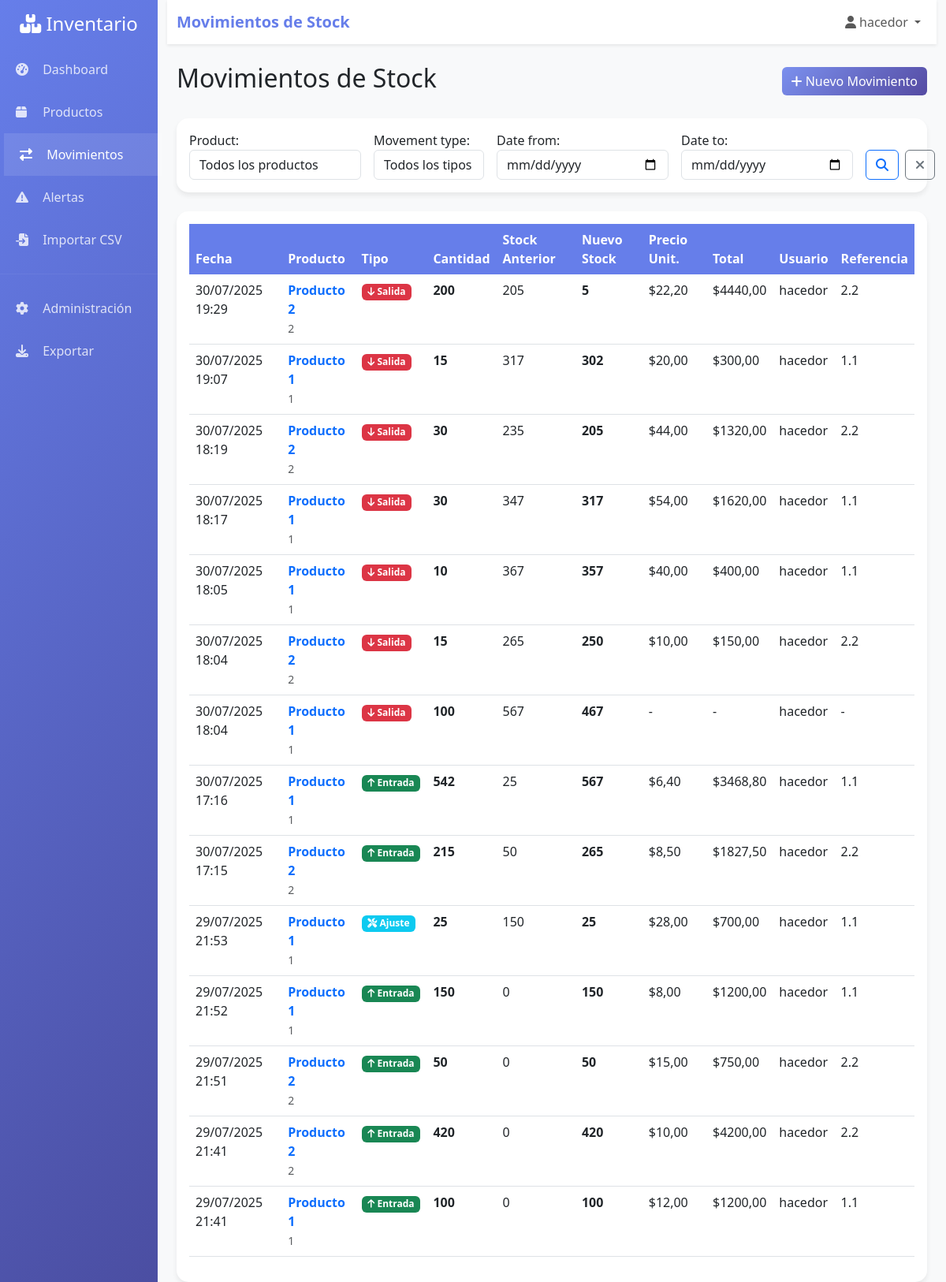
The page /movements/ (signed in) on the database its author committed.
### inventory/models.py (models this page shows, shortened)
class StockMovement(models.Model):
    MOVEMENT_TYPES = [
        ('IN', 'Entrada'),
        ('OUT', 'Salida'),
        ('ADJ', 'Ajuste'),
    ]
    product = models.ForeignKey(Product, on_delete=models.CASCADE, verbose_name="Producto")
    movement_type = models.CharField(
        max_length=3,
        choices=MOVEMENT_TYPES,
        verbose_name="Tipo de movimiento"
    )
    quantity = models.IntegerField(
        validators=[MinValueValidator(1)],
        verbose_name="Cantidad"
    )
    unit_price = models.DecimalField(
        max_digits=10,
        decimal_places=2,
        null=True,
        blank=True,
        validators=[MinValueValidator(Decimal('0.00'))],
        verbose_name="Precio unitario"
    )
    total_value = models.DecimalField(
        max_digits=12,
        decimal_places=2,
        null=True,
        blank=True,
        verbose_name="Valor total"
    )
    reference = models.CharField(
        max_length=100,
        blank=True,
        verbose_name="Referencia"
    )
    notes = models.TextField(blank=True, verbose_name="Notas")
    created_by = models.ForeignKey(
        User,
        on_delete=models.CASCADE,
        verbose_name="Creado por"
    )
    created_at = models.DateTimeField(auto_now_add=True, verbose_name="Fecha")
    previous_stock = models.IntegerField(verbose_name="Stock anterior")
    new_stock = models.IntegerField(default=0, verbose_name="Nuevo stock")
    class Meta:
        verbose_name = "Movimiento de stock"
        verbose_name_plural = "Movimientos de stock"
        ordering = ['-created_at']

class Product(models.Model):
    code = models.CharField(max_length=50, unique=True, verbose_name="Código")
    name = models.CharField(max_length=200, verbose_name="Nombre")
    description = models.TextField(blank=True, verbose_name="Descripción")
    category = models.ForeignKey(Category, on_delete=models.CASCADE, verbose_name="Categoría")
    supplier = models.ForeignKey(Supplier, on_delete=models.CASCADE, verbose_name="Proveedor")
    unit_price = models.DecimalField(
        max_digits=10,
        decimal_places=2,
        validators=[MinValueValidator(Decimal('0.00'))],
        verbose_name="Precio unitario"
    )
    current_stock = models.IntegerField(
        default=0,
        validators=[MinValueValidator(0)],
        verbose_name="Stock actual"
    )
    minimum_stock = models.IntegerField(
        default=10,
        validators=[MinValueValidator(0)],
        verbose_name="Stock mínimo"
    )
    maximum_stock = models.IntegerField(
        default=1000,
        validators=[MinValueValidator(1)],
        verbose_name="Stock máximo"
    )
    is_active = models.BooleanField(default=True, verbose_name="Activo")
    created_at = models.DateTimeField(auto_now_add=True)
    updated_at = models.DateTimeField(auto_now=True)
    class Meta:
        verbose_name = "Producto"
        verbose_name_plural = "Productos"
        ordering = ['name']
    def __str__(self):
        return f"{self.code} - {self.name}"

### inventory/views.py (the view)
# urls.py: path('movements/', views.movement_list, name='movement_list'),
@login_required
def movement_list(request):
    form = MovementFilterForm(request.GET)
    movements = StockMovement.objects.select_related(
        'product', 'product__category', 'created_by'
    ).all()
    if form.is_valid():
        if form.cleaned_data['product']:
            movements = movements.filter(product=form.cleaned_data['product'])
        if form.cleaned_data['movement_type']:
            movements = movements.filter(movement_type=form.cleaned_data['movement_type'])
        if form.cleaned_data['date_from']:
            movements = movements.filter(created_at__date__gte=form.cleaned_data['date_from'])
        if form.cleaned_data['date_to']:
            movements = movements.filter(created_at__date__lte=form.cleaned_data['date_to'])
    paginator = Paginator(movements, 20)
    page_number = request.GET.get('page')
    page_obj = paginator.get_page(page_number)
    context = {
        'form': form,
        'page_obj': page_obj,
        'movements': page_obj,
    }
    return render(request, 'inventory/movement_list.html', context)

### inventory/forms.py
class MovementFilterForm(forms.Form):
    product = forms.ModelChoiceField(
        queryset=Product.objects.all(),
        required=False,
        empty_label="Todos los productos",
        widget=forms.Select(attrs={'class': 'form-control'})
    )
    movement_type = forms.ChoiceField(
        choices=[('', 'Todos los tipos')] + StockMovement.MOVEMENT_TYPES,
        required=False,
        widget=forms.Select(attrs={'class': 'form-control'})
    )
    date_from = forms.DateField(
        required=False,
        widget=forms.DateInput(attrs={
            'class': 'form-control',
            'type': 'date'
        })
    )
    date_to = forms.DateField(
        required=False,
        widget=forms.DateInput(attrs={
            'class': 'form-control',
            'type': 'date'
        })
    )

### inventory/templates/inventory/movement_list.html (shortened to what this page needs)
{% extends 'inventory/base.html' %}
{% block page_title %}Movimientos de Stock{% endblock %}
{% block content %}
<div class="d-flex justify-content-between align-items-center mb-4">
    <h2>Movimientos de Stock</h2>
    <a href="{% url 'movement_create' %}" class="btn btn-primary">
        <i class="fas fa-plus"></i> Nuevo Movimiento
    </a>
</div>
<div class="card mb-4">
    <div class="card-body">
        <form method="get" class="row g-3">
            <div class="col-md-3">
                {{ form.product.label_tag }}
                {{ form.product }}
            </div>
            <div class="col-md-2">
                {{ form.movement_type.label_tag }}
                {{ form.movement_type }}
            </div>
            <div class="col-md-3">
                {{ form.date_from.label_tag }}
                {{ form.date_from }}
            </div>
            <div class="col-md-3">
                {{ form.date_to.label_tag }}
                {{ form.date_to }}
            </div>
            <div class="col-md-1 d-flex align-items-end">
                <button type="submit" class="btn btn-outline-primary me-2">
                    <i class="fas fa-search"></i>
                </button>
                <a href="{% url 'movement_list' %}" class="btn btn-outline-secondary">
                    <i class="fas fa-times"></i>
                </a>
            </div>
        </form>
    </div>
</div>
<div class="card">
    <div class="card-body">
        {% if movements %}
            <div class="table-responsive">
                <table class="table table-hover">
                    <thead>
                        <tr>
                            <th>Fecha</th>
                            <th>Producto</th>
                            <th>Tipo</th>
                            <th>Cantidad</th>
                            <th>Stock Anterior</th>
                            <th>Nuevo Stock</th>
                            <th>Precio Unit.</th>
                            <th>Total</th>
                            <th>Usuario</th>
                            <th>Referencia</th>
                        </tr>
                    </thead>
                    <tbody>
                        {% for movement in movements %}
                            <tr>
                                <td>{{ movement.created_at|date:"d/m/Y H:i" }}</td>
                                <td>
                                    <a href="{% url 'product_detail' movement.product.pk %}" class="text-decoration-none">
                                        <strong>{{ movement.product.name }}</strong>
                                    </a>
                                    <br><small class="text-muted">{{ movement.product.code }}</small>
                                </td>
                                <td>
                                    {% if movement.movement_type == 'IN' %}
                                        <span class="badge bg-success">
                                            <i class="fas fa-arrow-up"></i> Entrada
                                        </span>
                                    {% elif movement.movement_type == 'OUT' %}
                                        <span class="badge bg-danger">
                                            <i class="fas fa-arrow-down"></i> Salida
                                        </span>
                                    {% else %}
                                        <span class="badge bg-info">
                                            <i class="fas fa-tools"></i> Ajuste
                                        </span>
                                    {% endif %}
                                </td>
                                <td class="fw-bold">{{ movement.quantity }}</td>
                                <td>{{ movement.previous_stock }}</td>
                                <td class="fw-bold">{{ movement.new_stock }}</td>
                                <td>
                                    {% if movement.unit_price %}
                                        ${{ movement.unit_price }}
                                    {% else %}
                                        -
                                    {% endif %}
                                </td>
                                <td>
                                    {% if movement.total_value %}
                                        ${{ movement.total_value }}
                                    {% else %}
                                        -
                                    {% endif %}
                                </td>
                                <td>{{ movement.created_by.username }}</td>
                                <td>{{ movement.reference|default:"-" }}</td>
                            </tr>
                        {% endfor %}
                    </tbody>
                </table>
            </div>
        {% endif %}
    </div>
</div>
{% endblock %}

### inventory/templates/inventory/base.html (shortened to what this page needs)
<!DOCTYPE html>
<html lang="es">
<head>
    <link href="https://cdnjs.cloudflare.com/ajax/libs/bootstrap/5.3.0/css/bootstrap.min.css" rel="stylesheet">
    <link href="https://cdnjs.cloudflare.com/ajax/libs/font-awesome/6.4.0/css/all.min.css" rel="stylesheet">
</head>
<body>
    <div class="container-fluid">
        <div class="row">
            <div class="col-md-2 sidebar">
                <div class="d-flex flex-column">
                    <div class="p-3 text-center">
                        <h4 class="text-white mb-0">
                            <i class="fas fa-boxes"></i> Inventario
                        </h4>
                    </div>
                    <nav class="nav flex-column">
                        <a class="nav-link {% if request.resolver_match.url_name == 'dashboard' %}active{% endif %}"
                           href="{% url 'dashboard' %}">
                            <i class="fas fa-tachometer-alt"></i> Dashboard
                        </a>
                        <a class="nav-link {% if 'product' in request.resolver_match.url_name %}active{% endif %}"
                           href="{% url 'product_list' %}">
                            <i class="fas fa-box"></i> Productos
                        </a>
                        <a class="nav-link {% if 'movement' in request.resolver_match.url_name %}active{% endif %}"
                           href="{% url 'movement_list' %}">
                            <i class="fas fa-exchange-alt"></i> Movimientos
                        </a>
                        <a class="nav-link {% if request.resolver_match.url_name == 'low_stock_alerts' %}active{% endif %}"
                           href="{% url 'low_stock_alerts' %}">
                            <i class="fas fa-exclamation-triangle"></i> Alertas
                        </a>
                        <a class="nav-link {% if request.resolver_match.url_name == 'csv_import' %}active{% endif %}"
                           href="{% url 'csv_import' %}">
                            <i class="fas fa-file-import"></i> Importar CSV
                        </a>
                        <hr class="my-3" style="border-color: rgba(255,255,255,0.2);">
                        <a class="nav-link" href="/admin/">
                            <i class="fas fa-cog"></i> Administración
                        </a>
                        <a class="nav-link" href="{% url 'export_products' %}">
                            <i class="fas fa-download"></i> Exportar
                        </a>
                    </nav>
                </div>
            </div>
            <div class="col-md-10 main-content">
                <nav class="navbar navbar-expand-lg navbar-light bg-white mb-4 shadow-sm">
                    <div class="container-fluid">
                        <span class="navbar-brand mb-0 h1">
                            {% block page_title %}Sistema de Inventario{% endblock %}
                        </span>
                        <div class="navbar-nav ms-auto">
                            <div class="nav-item dropdown">
                                <a class="nav-link dropdown-toggle" href="#" role="button"
                                   data-bs-toggle="dropdown">
                                    <i class="fas fa-user"></i> {{ user.username }}
                                </a>
                            </div>
                        </div>
                    </div>
                </nav>
                <div class="container-fluid">
                    {% block content %}{% endblock %}
                </div>
            </div>
        </div>
    </div>
</body>
</html>

### inventory/templates/inventory/base.html (style rules this page uses)
.sidebar { background: linear-gradient(135deg, #667eea 0%, #4b4ea2ff 100%); min-height: 100vh; padding: 0; }
.sidebar .nav-link { color: rgba(255, 255, 255, 0.8); padding: 15px 20px; border-radius: 0; transition: all 0.3s; }
.sidebar .nav-link:hover, .sidebar .nav-link.active { color: white; background-color: rgba(255, 255, 255, 0.1); transform: translateX(5px); }
.sidebar .nav-link i { margin-right: 10px; width: 20px; }
.main-content { background-color: #f8f9fa; min-height: 100vh; }
.card { border: none; border-radius: 15px; box-shadow: 0 4px 6px rgba(0, 0, 0, 0.07); transition: transform 0.2s; }
.table th { background-color: #667eea; color: white; border: none; }
.btn-primary { background: linear-gradient(135deg, #7b90eeff 0%, #554ba2ff 100%); border: none; }
.navbar-brand { font-weight: bold; color: #667eea !important; }

### rows shown on the page
StockMovement: created_at "30/07/2025 19:29", product.name "Producto 2", product.code "2", movement_type "OUT" (drawn), quantity "200", previous_stock "205", new_stock "5", unit_price "22,20", total_value "4440,00", created_by.username "hacedor", reference "2.2"
StockMovement: created_at "30/07/2025 19:07", product.name "Producto 1", product.code "1", movement_type "OUT" (drawn), quantity "15", previous_stock "317", new_stock "302", unit_price "20,00", total_value "300,00", created_by.username "hacedor", reference "1.1"
StockMovement: created_at "30/07/2025 18:19", product.name "Producto 2", product.code "2", movement_type "OUT" (drawn), quantity "30", previous_stock "235", new_stock "205", unit_price "44,00", total_value "1320,00", created_by.username "hacedor", reference "2.2"
StockMovement: created_at "30/07/2025 18:17", product.name "Producto 1", product.code "1", movement_type "OUT" (drawn), quantity "30", previous_stock "347", new_stock "317", unit_price "54,00", total_value "1620,00", created_by.username "hacedor", reference "1.1"
StockMovement: created_at "30/07/2025 18:05", product.name "Producto 1", product.code "1", movement_type "OUT" (drawn), quantity "10", previous_stock "367", new_stock "357", unit_price "40,00", total_value "400,00", created_by.username "hacedor", reference "1.1"
StockMovement: created_at "30/07/2025 18:04", product.name "Producto 2", product.code "2", movement_type "OUT" (drawn), quantity "15", previous_stock "265", new_stock "250", unit_price "10,00", total_value "150,00", created_by.username "hacedor", reference "2.2"
StockMovement: created_at "30/07/2025 18:04", product.name "Producto 1", product.code "1", movement_type "OUT" (drawn), quantity "100", previous_stock "567", new_stock "467", created_by.username "hacedor", reference "-"
StockMovement: created_at "30/07/2025 17:16", product.name "Producto 1", product.code "1", movement_type "IN" (drawn), quantity "542", previous_stock "25", new_stock "567", unit_price "6,40", total_value "3468,80", created_by.username "hacedor", reference "1.1"
StockMovement: created_at "30/07/2025 17:15", product.name "Producto 2", product.code "2", movement_type "IN" (drawn), quantity "215", previous_stock "50", new_stock "265", unit_price "8,50", total_value "1827,50", created_by.username "hacedor", reference "2.2"
StockMovement: created_at "29/07/2025 21:53", product.name "Producto 1", product.code "1", movement_type "ADJ" (drawn), quantity "25", previous_stock "150", new_stock "25", unit_price "28,00", total_value "700,00", created_by.username "hacedor", reference "1.1"
StockMovement: created_at "29/07/2025 21:52", product.name "Producto 1", product.code "1", movement_type "IN" (drawn), quantity "150", previous_stock "0", new_stock "150", unit_price "8,00", total_value "1200,00", created_by.username "hacedor", reference "1.1"
StockMovement: created_at "29/07/2025 21:51", product.name "Producto 2", product.code "2", movement_type "IN" (drawn), quantity "50", previous_stock "0", new_stock "50", unit_price "15,00", total_value "750,00", created_by.username "hacedor", reference "2.2"
StockMovement: created_at "29/07/2025 21:41", product.name "Producto 2", product.code "2", movement_type "IN" (drawn), quantity "420", previous_stock "0", new_stock "420", unit_price "10,00", total_value "4200,00", created_by.username "hacedor", reference "2.2"
StockMovement: created_at "29/07/2025 21:41", product.name "Producto 1", product.code "1", movement_type "IN" (drawn), quantity "100", previous_stock "0", new_stock "100", unit_price "12,00", total_value "1200,00", created_by.username "hacedor", reference "1.1"

### other values the page prints
{{ user.username }} "hacedor"
